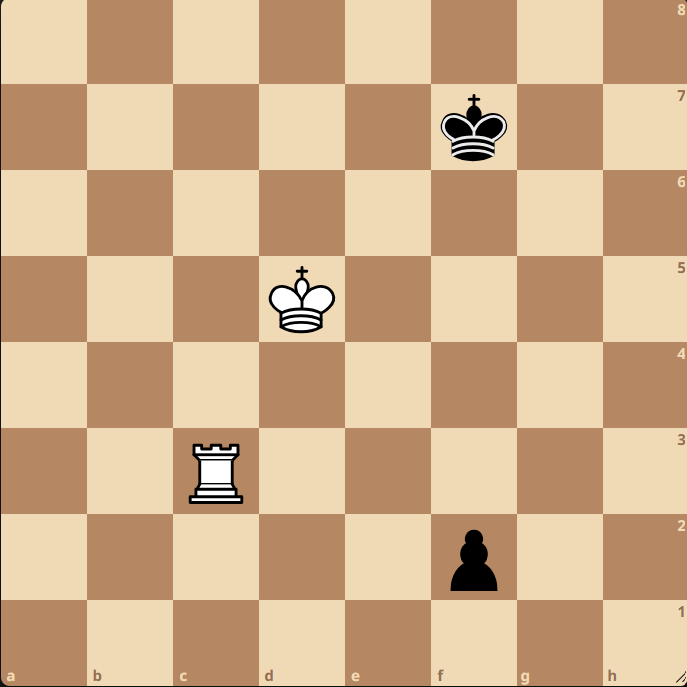
#> input picture pruebas-nuevas/nuevo1.png, 687 x 687 px
$ python -i prototipo_vision.py   (imports and definitions only)
#> lines starting #> are read from the running program, lines starting #| are printed output that depends on the picture; after the words box and inside, x2 and y2 are one past the last pixel; in counts of white or black regions, pixels touching at a corner belong together
"""Prototipo de referencia para el reconocimiento de piezas (Sprint 2).

Uso:  python docs/prototipo_vision.py
Mide el acierto casilla a casilla sobre los 10 ejemplos de ejemplos/.
NO lee nunca pruebas-nuevas/.

Idea clave: en vez de comparar la casilla en gris con plantillas (lo que falla
por el color de fondo, los resaltados y el rayado del libro), se extrae la
SILUETA de la pieza (forma rellena, independiente del fondo) y:
  - el TIPO se decide comparando siluetas con TM_CCOEFF_NORMED, con un margen
    de 4 px para tolerar pequeños desplazamientos;
  - el COLOR se decide aparte, por la proporción de píxeles oscuros/claros
    dentro de la silueta.
"""
import os
import re
import cv2
import numpy as np

RAIZ = os.path.dirname(os.path.dirname(os.path.abspath(__file__)))
LADO = 640
S = 64
COLS = "abcdefgh"

# ---------------------------------------------------------------- localización
def localizar_digital(img):
    """Tablero digital: recorta los márgenes blancos/uniformes alrededor."""
    g = cv2.cvtColor(img, cv2.COLOR_BGR2GRAY)
    no_blanco = g < 245
    filas = np.where(no_blanco.mean(1) > 0.5)[0]
    cols = np.where(no_blanco.mean(0) > 0.5)[0]
    if len(filas) and len(cols):
        img = img[filas[0]:filas[-1] + 1, cols[0]:cols[-1] + 1]
    return cv2.resize(img, (LADO, LADO))


# [25 lines left out: function localizar_libro, not called in this run]


def es_color(img):
    hsv = cv2.cvtColor(img, cv2.COLOR_BGR2HSV)
    return hsv[..., 1].mean() > 30


def casillas(area):
    n = LADO // 8
    return {(COLS[c], 8 - r): area[r * n:(r + 1) * n, c * n:(c + 1) * n]
            for r in range(8) for c in range(8)}


# ---------------------------------------------------------------- siluetas
def _rellenar(mask, area_min):
    cnts, _ = cv2.findContours(mask, cv2.RETR_EXTERNAL, cv2.CHAIN_APPROX_SIMPLE)
    sil = np.zeros_like(mask)
    cv2.drawContours(sil, [c for c in cnts if cv2.contourArea(c) > area_min * mask.size], -1, 255, -1)
    return sil


def rasgos_digital(cs):
    """Silueta por bordes (Canny): las piezas digitales tienen contorno negro."""
    out = {}
    for k, celda in cs.items():
        h = celda.shape[0]
        m = int(h * 0.08)
        g = cv2.cvtColor(celda[m:h - m, m:h - m], cv2.COLOR_BGR2GRAY)
        e = cv2.dilate(cv2.Canny(g, 60, 160), np.ones((3, 3), np.uint8))
        sil = _rellenar(e, 0.04)
        dentro = g[sil > 0]
        blanco = 1 - (dentro < 70).mean() if dentro.size else 0
        out[k] = (cv2.resize(sil, (S, S), interpolation=cv2.INTER_AREA),
                  sil.mean() / 255, blanco > 0.62)
    return out


# [20 lines left out: function rasgos_libro, not called in this run]


def analizar(img):
    if es_color(img):
        return rasgos_digital(casillas(localizar_digital(img))), "color_digital"
    return rasgos_libro(casillas(localizar_libro(img))), "libro_byn"


# [16 lines left out: functions clasificar, reconocer, not called in this run]


# ---------------------------------------------------------------- posiciones esperadas
BR = {"⠂": 1, "⠆": 2, "⠒": 3, "⠲": 4, "⠢": 5, "⠖": 6, "⠶": 7, "⠦": 8}
LET = {"R": "Rey", "D": "Dama", "T": "Torre", "A": "Alfil", "C": "Caballo", "P": "Peon"}


def _braille(blancas, negras):
    d = {}
    for linea, color in ((blancas, "blanco"), (negras, "negro")):
        for tok in linea.split():
            m = re.fullmatch(r"([RDTACP]?)([a-h])([⠂⠆⠒⠲⠢⠖⠶⠦])", tok)
            if m:
                d[(m.group(2), BR[m.group(3)])] = (LET[m.group(1) or "P"], color)
    return d


def _ingles(blancas, negras):
    d = {}
    for linea, color in ((blancas, "blanco"), (negras, "negro")):
        for tok in linea.split():
            tipo = {"K": "Rey", "Q": "Dama", "R": "Torre", "B": "Alfil", "N": "Caballo"}.get(tok[0], "Peon")
            d[(tok[-2], int(tok[-1]))] = (tipo, color)
    return d


# Tableros: transcripción braille del documento. Diagramas: posición VERIFICADA
# sobre la imagen (el texto de audio del documento tiene errores en 01, 02 y 05).
ESPERADAS = {
    "braille/tablero1": _braille("Re⠂ Dd⠂ Ta⠂ Th⠂ Cc⠒ Cf⠒ Ac⠲ Ag⠒ a⠆ b⠆ c⠆ d⠒ e⠲ f⠆ g⠆ h⠆", "Re⠦ Dd⠦ Ta⠦ Th⠦ Cc⠖ Cf⠖ Ac⠢ Ac⠦ a⠶ b⠶ c⠶ d⠖ e⠢ f⠶ g⠢ h⠖"),
    "braille/tablero2": _braille("Re⠂ Dd⠂ Ta⠂ Th⠂ Cc⠒ Af⠂ Af⠲ a⠆ b⠆ c⠆ e⠲ f⠆ g⠆ h⠆", "Re⠦ Dd⠦ Ta⠦ Th⠦ Cg⠲ Ac⠦ Af⠦ a⠶ b⠶ d⠖ e⠢ f⠶ g⠶ h⠶"),
    "braille/tablero3": _braille("Re⠂ Dd⠂ Ta⠂ Th⠂ Cb⠂ Cf⠒ Af⠂ Ag⠢ a⠆ b⠆ c⠲ d⠲ e⠆ f⠆ g⠆ h⠆", "Re⠦ Dd⠦ Ta⠦ Th⠦ Cb⠦ Cf⠖ Ac⠦ Af⠦ a⠶ b⠶ c⠶ d⠶ e⠖ f⠢ g⠶ h⠖"),
    "braille/tablero4": _braille("Rh⠂ a⠲ b⠒ c⠆ f⠒ g⠲ h⠒", "Ra⠦ a⠶ b⠖ f⠲ g⠢ h⠲"),
    "braille/tablero5": _braille("Rg⠂ Dd⠒ Tc⠂ Cd⠆ Ch⠢ Ac⠒ c⠲ d⠢ e⠲ g⠆ h⠒", "Rg⠦ Db⠦ Ta⠆ Tb⠖ Ad⠖ Ad⠶ c⠢ e⠢ f⠖ f⠶ h⠖"),
    "braille/tablero6": _braille("Rg⠂ Dd⠂ Ta⠂ Te⠂ Cd⠆ Cf⠒ Ac⠂ Ac⠆ b⠲ c⠒ d⠢ e⠲ f⠆ g⠆ h⠒", "Rg⠦ Dc⠶ Tb⠦ Tf⠦ Cb⠶ Cf⠖ Ac⠦ Ae⠶ b⠢ c⠢ d⠖ e⠢ f⠶ g⠶ h⠶"),
    "audio/diagrama01": _ingles("Ke2 Qa4 Rc1 Rh1 Bb5 Nc3 Nf3 a2 b2 d2 e4 f2 g2 h2", "Ke8 Qd7 Ra8 Rh8 Bf8 Bg4 Nc6 a7 b7 c5 e7 f7 g7 h7"),
    "audio/diagrama02": _ingles("Kd2 Bh6 Ne1 a3 b2 g2 h3", "Ke6 Bc4 Nc6 b6 b5 d4 g6 h7"),
    "audio/diagrama05": _ingles("Kg1 Qd1 Ra1 Re1 Bb3 Bc1 Nb1 Nf3 a2 b2 c3 d4 e4 f2 g2 h2", "Kg8 Qd8 Ra8 Rf8 Be7 Bg4 Nc6 Nf6 a6 b5 c7 d6 e5 f7 g7 h7"),
    "audio/diagrama23": _ingles("Kh3 Qf5 Rf1 Ne2 a6 c4 d5 g3 g4", "Kh7 Qg6 Re7 Be3 a7 c5 e4 g5 h6"),
}
GRUPO_PLANTILLAS = ["braille/tablero1", "braille/tablero3", "braille/tablero5", "audio/diagrama02", "audio/diagrama23"]
GRUPO_EVALUACION = ["braille/tablero2", "braille/tablero4", "braille/tablero6", "audio/diagrama01", "audio/diagrama05"]


def girar(d):
    return {(COLS[7 - COLS.index(c)], 9 - f): v for (c, f), v in d.items()}


# [5 lines left out: function aciertos, not called in this run]


def cargar(nombre):
    assert "pruebas-nuevas" not in nombre
    return cv2.imread(os.path.join(RAIZ, "ejemplos", nombre + ".png"))


# [7 lines left out: function construir_bancos, not called in this run]


# [12 lines not run here, left out]

>>> import cv2
>>> picture = cv2.imread('../pruebas-nuevas/nuevo1.png')
#> picture is the input picture: shape (687, 687, 3); mean B, G, R 138.7, 174.3, 207.5
>>> result = analizar(picture)
#> in es_color, `hsv = cv2.cvtColor(img, cv2.COLOR_BGR2HSV)`: hsv: shape (687, 687, 3); mean H, S, V 15.7, 87.7, 207.5
#> in localizar_digital, `g = cv2.cvtColor(img, cv2.COLOR_BGR2GRAY)`:
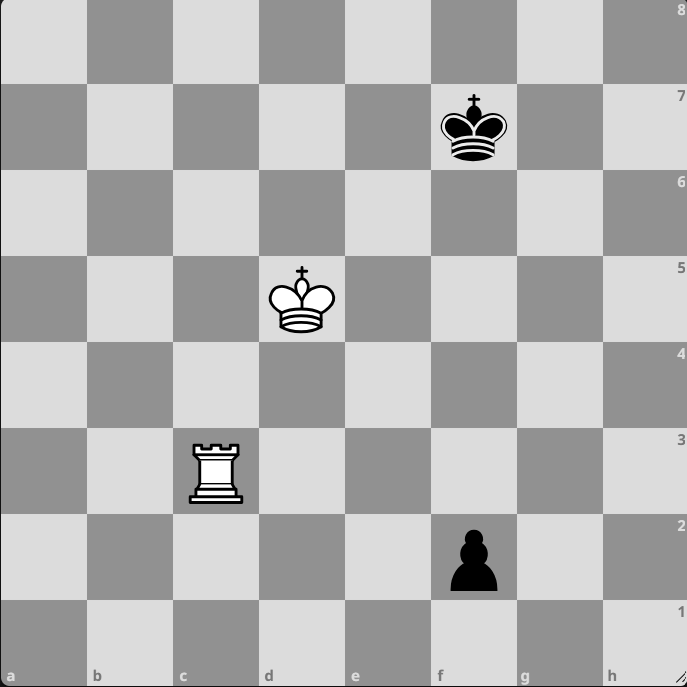
#> g: shape (687, 687); min 0, max 255, mean 180.2
#> in localizar_digital, `no_blanco = g < 245`:
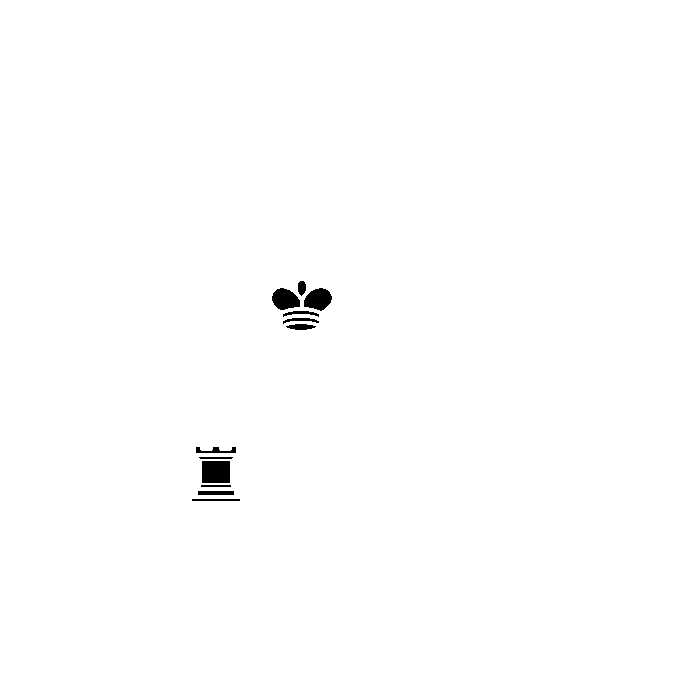
#> no_blanco: shape (687, 687) bool; 99.5% white; 12 black regions, largest, box (x1, y1, x2, y2) and area: (202, 461, 230, 483) 616, (304, 288, 332, 311) 458, (272, 288, 300, 310) 448
#> in localizar_digital, `filas = np.where(no_blanco.mean(1) > 0.5)[0]`: filas = 687 values from 0 to 686
#> in casillas, `n = LADO // 8`: n = 80
#> the loop in rasgos_digital, `for k, celda in cs.items():` made 64 passes
#> (k, blanco) on passes 1 to 12: (('a', 8), 0), (('b', 8), 0), (('c', 8), 0), (('d', 8), 0), (('e', 8), 0), (('f', 8), 0), (('g', 8), 0), (('h', 8), 0), (('a', 7), 0), (('b', 7), 0), (('c', 7), 0), (('d', 7), 0)
#> (k, cnts in _rellenar, blanco) on passes 56, 59: (('h', 2), 2 contours, all with area under 20, 0), (('c', 1), 1 contour; box (x1, y1, x2, y2) and area: (0, 59, 9, 68) 57, 0)
#> after the loop in rasgos_digital, `for k, celda in cs.items():`:
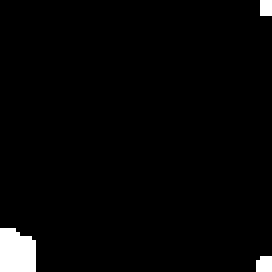
#> e: shape (68, 68) (shown 4 times larger); 2.5% white; 3 white regions (2 under 20 px), largest, box (x1, y1, x2, y2) and area: (0, 57, 9, 68) 89
#> after the loop in rasgos_digital, `for k, celda in cs.items():`:
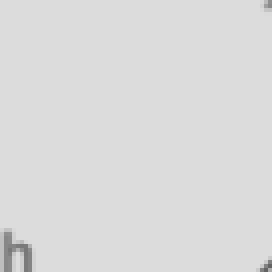
#> g: shape (68, 68) (shown 4 times larger); min 99, max 220, mean 218.9
#> after the loop in rasgos_digital, `for k, celda in cs.items():`: out = 64 items

$ run again, on pruebas-nuevas/nuevo2.png
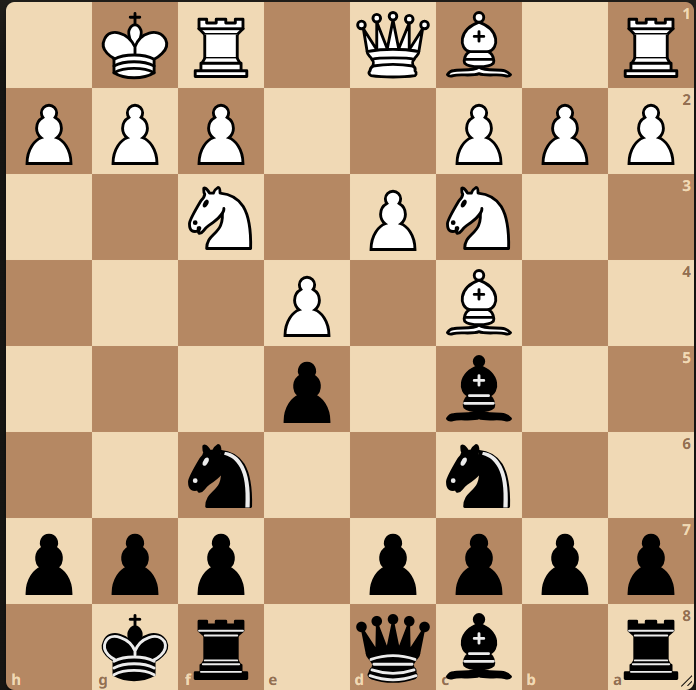
#> input picture pruebas-nuevas/nuevo2.png, 696 x 690 px
#> picture is the input picture: shape (690, 696, 3); mean B, G, R 130.7, 161.5, 190.2
#> hsv: shape (690, 696, 3); mean H, S, V 13.9, 76.8, 190.2
#> in localizar_digital, `no_blanco = g < 245`:
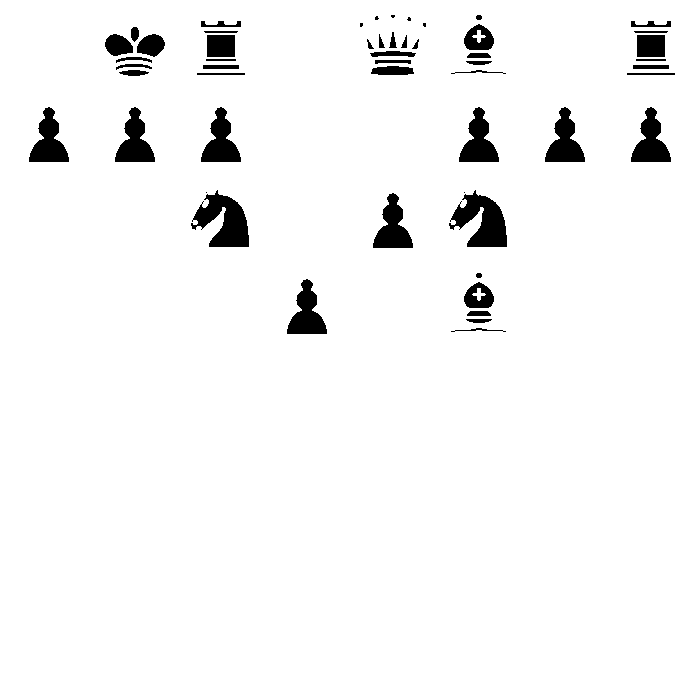
#> no_blanco: shape (690, 696) bool; 96% white; 53 black regions (7 under 20 px), largest, box (x1, y1, x2, y2) and area: (191, 190, 249, 247) 1856, (449, 190, 507, 247) 1855, (29, 107, 69, 162) 1197
#> filas = 690 values from 0 to 689
#> cols = 696 values from 0 to 695
#> n = 80
#> the loop in rasgos_digital, `for k, celda in cs.items():` made 64 passes
#> (k, blanco) on passes 2 to 9: (('b', 8), 0.705), (('c', 8), 0.693), (('d', 8), 0), (('e', 8), 0.635), (('f', 8), 0.647), (('g', 8), 0), (('h', 8), 0.675), (('a', 7), 0.772)
#> after the loop in rasgos_digital, `for k, celda in cs.items():`:
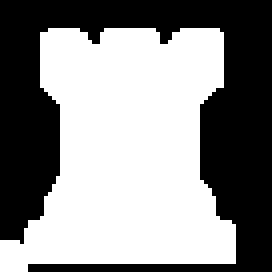
#> sil: shape (68, 68) (shown 4 times larger); 54.7% white; 1 black region, box (x1, y1, x2, y2) and area: (0, 0, 68, 68) 2093
#> after the loop in rasgos_digital, `for k, celda in cs.items():`: out = 64 items
